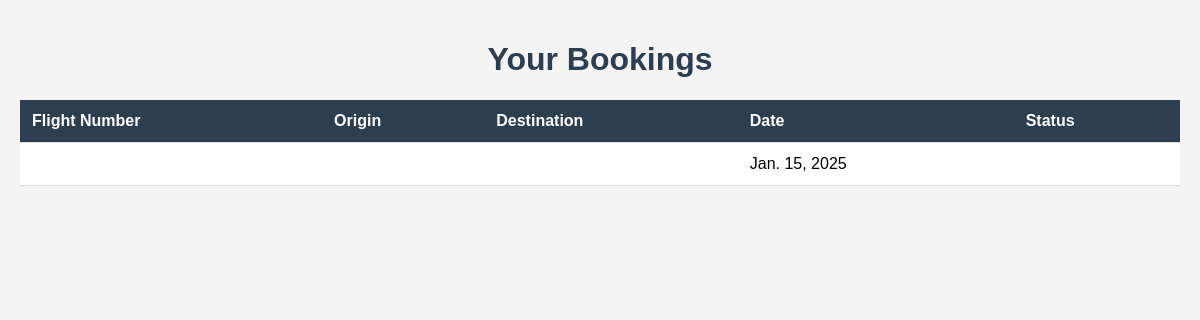
Page /view_bookings/ (signed in) on the earlier database version.
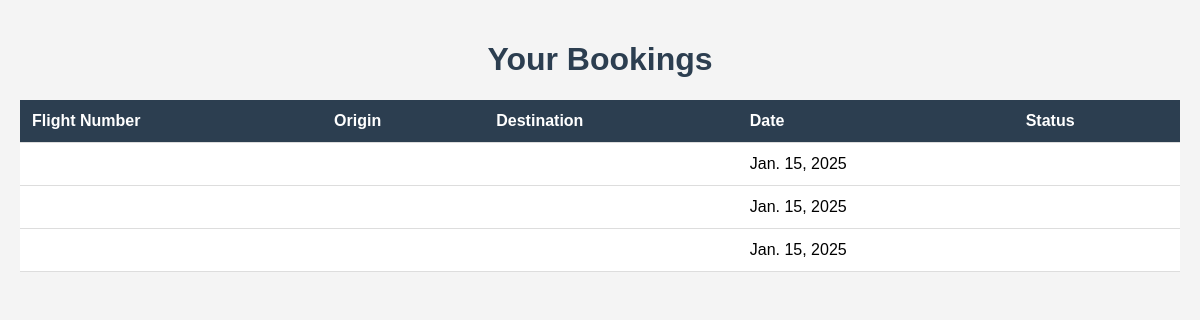
Same page on the later database version.
### app/models.py (models this page shows)
class Booking(models.Model):
    user = models.ForeignKey(User, on_delete=models.CASCADE)
    passenger_name = models.CharField(max_length=100)
    flight = models.ForeignKey(Flight, on_delete=models.CASCADE)
    date = models.DateField(auto_now_add=True)
    status = models.CharField(max_length=20, choices=[('Confirmed', 'Confirmed'),('Cancelled', 'Cancelled'),])
    class_type = models.CharField(max_length=50)

### app/views.py (the view)
# urls.py: path('view_bookings/', views.view_bookings, name='view_bookings'),
def view_bookings(request):
    user = request.user  # Get the currently logged-in user
    bookings = Booking.objects.filter(user=user).select_related('flight').order_by('-date')
    paginator = Paginator(bookings, 5)
    page_number = request.GET.get('page')
    page_obj = paginator.get_page(page_number)
    return render(
        request,
        'user/view_bookings.html',
        {'bookings': page_obj, 'total_bookings': bookings.count()}
    )

### templates/user/view_bookings.html (shortened to what this page needs)
<!DOCTYPE html>
<html lang="en">
<head>
</head>
<body>
    <h1>Your Bookings</h1>
    {% if bookings %}
    <table>
        <thead>
            <tr>
                <th>Flight Number</th>
                <th>Origin</th>
                <th>Destination</th>
                <th>Date</th>
                <th>Status</th>
            </tr>
        </thead>
        <tbody>
            {% for booking in bookings %}
            <tr>
                <td>{{ booking.flight_number }}</td>
                <td>{{ booking.origin }}</td>
                <td>{{ booking.destination }}</td>
                <td>{{ booking.date }}</td>
                <td>{{ booking.status }}</td>
            </tr>
            {% endfor %}
        </tbody>
    </table>
    {% else %}
    <div class="no-data">You have no bookings yet.</div>
    {% endif %}
</body>
</html>

Differences in the rows shown:
added Booking: date "Jan. 15, 2025"
added Booking: date "Jan. 15, 2025"
